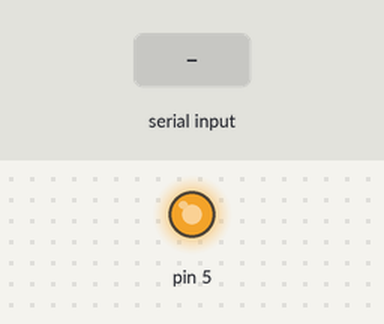
Bench run of a sketch on a simulated Arduino Uno, built with avr-gcc and run on an emulated ATmega328P. Parts: output pins drawn as LEDs (lit = HIGH). The test bench sets the inputs (shaded band).

Above: at 1.3 s.
1.4 s: "30,150\n" received over the second serial link
At 3.3 s:
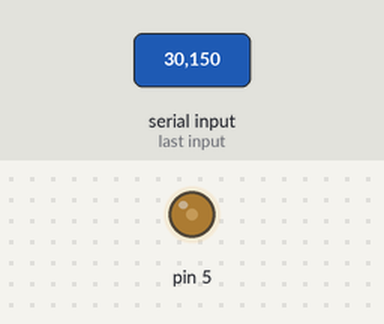
3.8 s: "0\n" received over the second serial link
At 5.2 s:
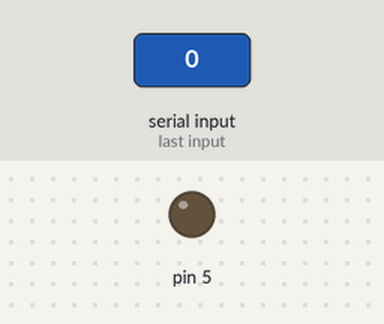
6.2 s: "90,45\n" received over the second serial link
At 7.6 s:
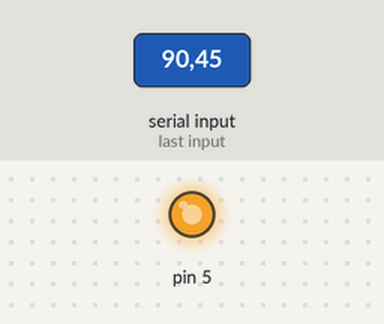
8.7 s: "1\n" received over the second serial link
At 10.1 s:
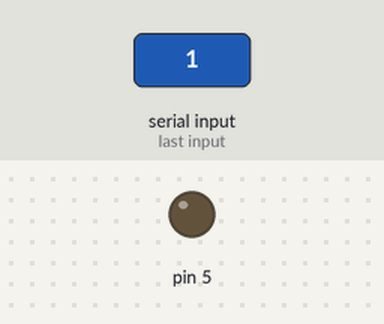
Timing chart, 0 to 11.7 s (numbered marks = the images above; inputs shaded):
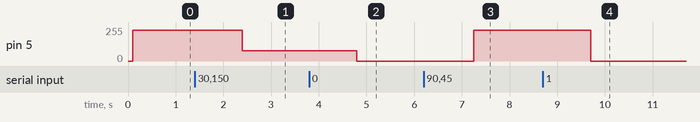

The sketch:

Dimmer.ino
```cpp
#include <RBDdimmer.h>
#include <SoftwareSerial.h>


SoftwareSerial mySerial(11,10);
//#define mySerial  Serial


dimmerLamp dimmer(5); //initialase port for dimmer
String msg;
void setup()
  {
    mySerial.begin(9600);
    //USE_SERIAL.begin(19200);
    dimmer.begin(NORMAL_MODE, OFF); //dimmer initialisation: name.begin(MODE, STATE)
    delay(50);
    dimmer.setPower(90);
    delay(50);
    dimmer.setState(ON);
  }


void loop()
{

  if (mySerial.available())
  {
      msg = mySerial.readString();
      int buf = msg.toInt();


      if (buf >9 && buf<=90)
      {

        if (dimmer.getState()==0)
        {
          dimmer.setPower(buf);
          delay(50);
          dimmer.begin(NORMAL_MODE, ON);
        }else
        {
          dimmer.setPower(buf);
        }

      }else if (buf <10 && buf>=0)
      {
        if (dimmer.getState()==1)
        {
          dimmer.setState(OFF);
        }
     }
  }
}
```

Measured:
- after the input at 1.4 s, pin 5: 229/255 → 76/255 after 1.0 s
- after the input at 3.8 s, pin 5: 76/255 → 0/255 after 1.0 s
- after the input at 6.2 s, pin 5: 0/255 → 229/255 after 1.0 s
- after the input at 8.7 s, pin 5: 229/255 → 0/255 after 1.0 s
